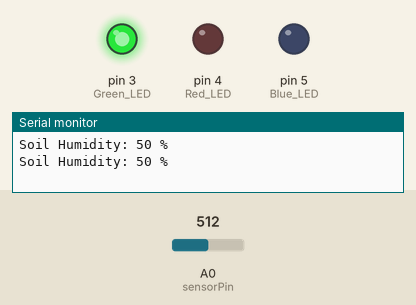
This sketch was run on a simulated Arduino Uno, built with avr-gcc and run on an emulated ATmega328P. Parts: output pins drawn as LEDs (lit = HIGH), the last lines printed to the serial monitor. Inputs (shaded band) come from the test bench; at power-on: A0 (sensorPin) = 512.

Above: at 1.8 s.
1.9 s: A0 (sensorPin) set to 612
3.4 s: A0 (sensorPin) set to 637
At 4.4 s:
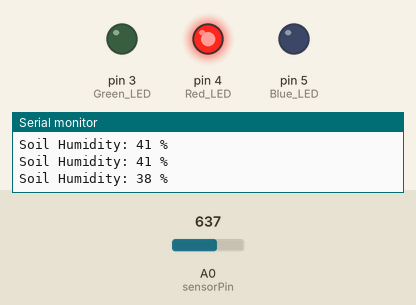
5.5 s: A0 (sensorPin) set to 306
At 7.1 s:
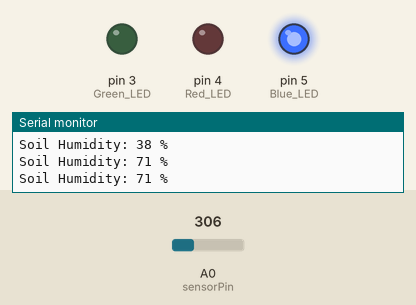
7.5 s: A0 (sensorPin) set to 395
9.2 s: A0 (sensorPin) set to 425
At 10.3 s:
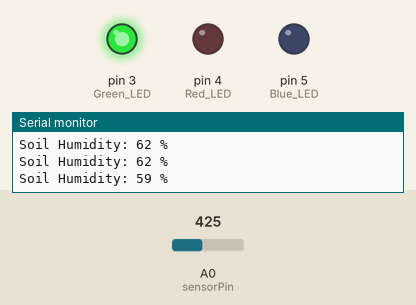
11.5 s: A0 (sensorPin) set to 716
At 13.0 s:
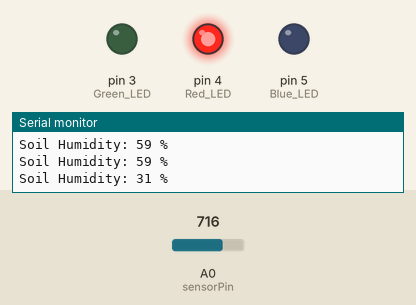
Timing chart, 0 to 14.5 s (numbered marks = the images above; inputs shaded):
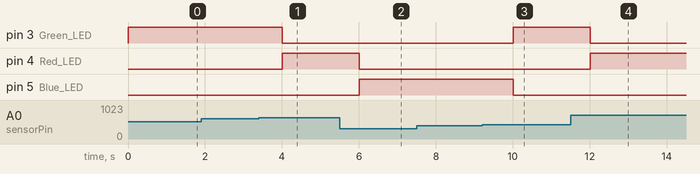

The sketch:

code.ino
```cpp
int soilHumidity = 0;
const int sensorPin = A0;

void setup() {
  Serial.begin(9600);

  pinMode(3, OUTPUT); // Green LED
  pinMode(4, OUTPUT); // Red LED
  pinMode(5, OUTPUT); // Blue LED

}

void loop() {
  soilHumidity = analogRead(sensorPin);
  soilHumidity = map(soilHumidity, 0, 1023, 100, 0);

  Serial.print("Soil Humidity: ");
  Serial.print(soilHumidity);
  Serial.println(" %");

  // The Plant has Enough Water. No Watering Needed.
  if (soilHumidity >= 40 && soilHumidity <= 60 ) {
    digitalWrite(3, HIGH);
    digitalWrite(4, LOW);
    digitalWrite(5, LOW);

  // The Plant is too Dry. Watering Needed.
  }else if (soilHumidity < 40) {
    digitalWrite(3, LOW);
    digitalWrite(4, HIGH);
    digitalWrite(5, LOW);

  // The Plant is Overwatered. Wait with Watering until the Red LED is Glowing.
  }else if (soilHumidity > 60) {
    digitalWrite(3, LOW);
    digitalWrite(4, LOW);
    digitalWrite(5, HIGH);
  }

  delay(1000);
}
```

Measured:
- the behaviour switches between 624 and 625 on A0 (sensorPin) (found by bisection; images 0 and 1)
- the behaviour switches between 409 and 410 on A0 (sensorPin) (found by bisection; images 2 and 3)
- after the input at 3.4 s, pin 3 (Green_LED): HIGH → LOW after 0.60 s; pin 4 (Red_LED): LOW → HIGH after 0.60 s
- after the input at 5.5 s, pin 4 (Red_LED): HIGH → LOW after 0.50 s; pin 5 (Blue_LED): LOW → HIGH after 0.50 s
- after the input at 9.2 s, pin 3 (Green_LED): LOW → HIGH after 0.81 s; pin 5 (Blue_LED): HIGH → LOW after 0.81 s
- after the input at 11.5 s, pin 3 (Green_LED): HIGH → LOW after 0.51 s; pin 4 (Red_LED): LOW → HIGH after 0.51 s
